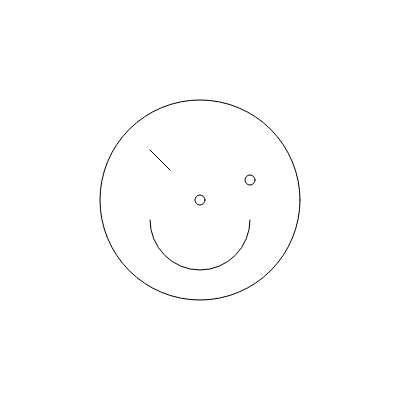
Frame 1 (no input)
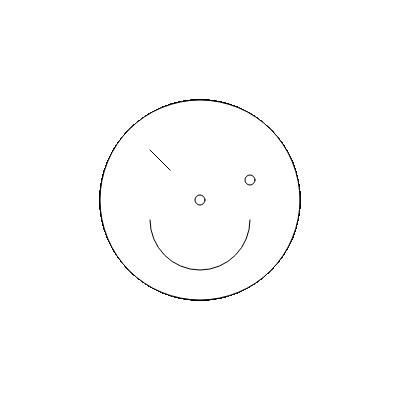
Frame 60 (no input)
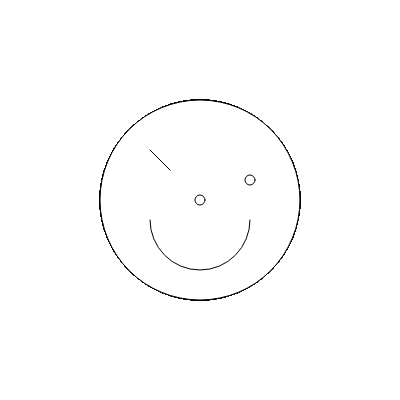
Frame 120 (the mouse pressed at the canvas centre since frame 60)

The p5.js sketch that drew these frames (run headless with seeded random() and noise() and a simulated clock; from frame 60 on, the mouse is pressed at the canvas centre):

// p5.js sketch
// ── sketch.js
function setup() {}
  
  
function setup() {
  createCanvas(400, 400);
}

function draw() {
  
  arc(200,200,200,200,PI,3*PI);
  arc(200,220,100,100,2*PI,3*PI);
  ellipse(200,200,10,10);
  line(150,150,170,170);
  line(160,160,170,170);
  ellipse(250,180,10,10);

}
